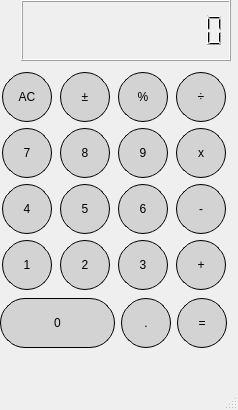
<?xml version="1.0" encoding="UTF-8"?>
<ui version="4.0">
 <class>MainWindow</class>
 <widget class="QMainWindow" name="MainWindow">
  <property name="enabled">
   <bool>true</bool>
  </property>
  <property name="geometry">
   <rect>
    <x>0</x>
    <y>0</y>
    <width>238</width>
    <height>410</height>
   </rect>
  </property>
  <property name="minimumSize">
   <size>
    <width>230</width>
    <height>410</height>
   </size>
  </property>
  <property name="maximumSize">
   <size>
    <width>500</width>
    <height>410</height>
   </size>
  </property>
  <property name="windowTitle">
   <string>Calculator</string>
  </property>
  <property name="layoutDirection">
   <enum>Qt::LeftToRight</enum>
  </property>
  <widget class="QWidget" name="centralwidget">
   <widget class="QWidget" name="verticalLayoutWidget_5">
    <property name="geometry">
     <rect>
      <x>0</x>
      <y>70</y>
      <width>231</width>
      <height>282</height>
     </rect>
    </property>
    <layout class="QVBoxLayout" name="verticalLayout_5">
     <item>
      <layout class="QGridLayout" name="gridLayout_2">
       <item row="0" column="4">
        <layout class="QVBoxLayout" name="verticalLayout">
         <item>
          <widget class="QPushButton" name="btn_divide">
           <property name="minimumSize">
            <size>
             <width>50</width>
             <height>50</height>
            </size>
           </property>
           <property name="maximumSize">
            <size>
             <width>50</width>
             <height>50</height>
            </size>
           </property>
           <property name="styleSheet">
            <string notr="true">border-radius: 25px;
border: 1px solid black;
background-color: lightgray;</string>
           </property>
           <property name="text">
            <string>÷</string>
           </property>
           <property name="default">
            <bool>false</bool>
           </property>
           <property name="flat">
            <bool>false</bool>
           </property>
          </widget>
         </item>
         <item>
          <widget class="QPushButton" name="btn_multiply">
           <property name="minimumSize">
            <size>
             <width>50</width>
             <height>50</height>
            </size>
           </property>
           <property name="maximumSize">
            <size>
             <width>50</width>
             <height>50</height>
            </size>
           </property>
           <property name="styleSheet">
            <string notr="true">border-radius: 25px;
border: 1px solid black;
background-color: lightgray;</string>
           </property>
           <property name="text">
            <string>x</string>
           </property>
           <property name="default">
            <bool>false</bool>
           </property>
           <property name="flat">
            <bool>false</bool>
           </property>
          </widget>
         </item>
         <item>
          <widget class="QPushButton" name="btn_minus">
           <property name="minimumSize">
            <size>
             <width>50</width>
             <height>50</height>
            </size>
           </property>
           <property name="maximumSize">
            <size>
             <width>50</width>
             <height>50</height>
            </size>
           </property>
           <property name="styleSheet">
            <string notr="true">border-radius: 25px;
border: 1px solid black;
background-color: lightgray;</string>
           </property>
           <property name="text">
            <string>-</string>
           </property>
           <property name="default">
            <bool>false</bool>
           </property>
           <property name="flat">
            <bool>false</bool>
           </property>
          </widget>
         </item>
         <item>
          <widget class="QPushButton" name="btn_plus">
           <property name="minimumSize">
            <size>
             <width>50</width>
             <height>50</height>
            </size>
           </property>
           <property name="maximumSize">
            <size>
             <width>50</width>
             <height>50</height>
            </size>
           </property>
           <property name="styleSheet">
            <string notr="true">border-radius: 25px;
border: 1px solid black;
background-color: lightgray;</string>
           </property>
           <property name="text">
            <string>+</string>
           </property>
           <property name="default">
            <bool>false</bool>
           </property>
           <property name="flat">
            <bool>false</bool>
           </property>
          </widget>
         </item>
        </layout>
       </item>
       <item row="0" column="3">
        <layout class="QVBoxLayout" name="verticalLayout_2">
         <item>
          <widget class="QPushButton" name="btn_mod">
           <property name="minimumSize">
            <size>
             <width>50</width>
             <height>50</height>
            </size>
           </property>
           <property name="maximumSize">
            <size>
             <width>50</width>
             <height>50</height>
            </size>
           </property>
           <property name="styleSheet">
            <string notr="true">border-radius: 25px;
border: 1px solid black;
background-color: lightgray;</string>
           </property>
           <property name="text">
            <string>%</string>
           </property>
           <property name="default">
            <bool>false</bool>
           </property>
           <property name="flat">
            <bool>false</bool>
           </property>
          </widget>
         </item>
         <item>
          <widget class="QPushButton" name="btn_9">
           <property name="minimumSize">
            <size>
             <width>50</width>
             <height>50</height>
            </size>
           </property>
           <property name="maximumSize">
            <size>
             <width>50</width>
             <height>50</height>
            </size>
           </property>
           <property name="styleSheet">
            <string notr="true">border-radius: 25px;
border: 1px solid black;
background-color: lightgray;</string>
           </property>
           <property name="text">
            <string>9</string>
           </property>
           <property name="default">
            <bool>false</bool>
           </property>
           <property name="flat">
            <bool>false</bool>
           </property>
          </widget>
         </item>
         <item>
          <widget class="QPushButton" name="btn_6">
           <property name="minimumSize">
            <size>
             <width>50</width>
             <height>50</height>
            </size>
           </property>
           <property name="maximumSize">
            <size>
             <width>50</width>
             <height>50</height>
            </size>
           </property>
           <property name="styleSheet">
            <string notr="true">border-radius: 25px;
border: 1px solid black;
background-color: lightgray;</string>
           </property>
           <property name="text">
            <string>6</string>
           </property>
           <property name="default">
            <bool>false</bool>
           </property>
           <property name="flat">
            <bool>false</bool>
           </property>
          </widget>
         </item>
         <item>
          <widget class="QPushButton" name="btn_3">
           <property name="minimumSize">
            <size>
             <width>50</width>
             <height>50</height>
            </size>
           </property>
           <property name="maximumSize">
            <size>
             <width>50</width>
             <height>50</height>
            </size>
           </property>
           <property name="styleSheet">
            <string notr="true">border-radius: 25px;
border: 1px solid black;
background-color: lightgray;</string>
           </property>
           <property name="text">
            <string>3</string>
           </property>
           <property name="default">
            <bool>false</bool>
           </property>
           <property name="flat">
            <bool>false</bool>
           </property>
          </widget>
         </item>
        </layout>
       </item>
       <item row="0" column="2">
        <layout class="QVBoxLayout" name="verticalLayout_4">
         <item>
          <widget class="QPushButton" name="btn_pos_neg">
           <property name="minimumSize">
            <size>
             <width>50</width>
             <height>50</height>
            </size>
           </property>
           <property name="maximumSize">
            <size>
             <width>50</width>
             <height>50</height>
            </size>
           </property>
           <property name="styleSheet">
            <string notr="true">border-radius: 25px;
border: 1px solid black;
background-color: lightgray;</string>
           </property>
           <property name="text">
            <string>±</string>
           </property>
           <property name="default">
            <bool>false</bool>
           </property>
           <property name="flat">
            <bool>false</bool>
           </property>
          </widget>
         </item>
         <item>
          <widget class="QPushButton" name="btn_8">
           <property name="minimumSize">
            <size>
             <width>50</width>
             <height>50</height>
            </size>
           </property>
           <property name="maximumSize">
            <size>
             <width>50</width>
             <height>50</height>
            </size>
           </property>
           <property name="styleSheet">
            <string notr="true">border-radius: 25px;
border: 1px solid black;
background-color: lightgray;</string>
           </property>
           <property name="text">
            <string>8</string>
           </property>
           <property name="default">
            <bool>false</bool>
           </property>
           <property name="flat">
            <bool>false</bool>
           </property>
          </widget>
         </item>
         <item>
          <widget class="QPushButton" name="btn_5">
           <property name="minimumSize">
            <size>
             <width>50</width>
             <height>50</height>
            </size>
           </property>
           <property name="maximumSize">
            <size>
             <width>50</width>
             <height>50</height>
            </size>
           </property>
           <property name="styleSheet">
            <string notr="true">border-radius: 25px;
border: 1px solid black;
background-color: lightgray;</string>
           </property>
           <property name="text">
            <string>5</string>
           </property>
           <property name="default">
            <bool>false</bool>
           </property>
           <property name="flat">
            <bool>false</bool>
           </property>
          </widget>
         </item>
         <item>
          <widget class="QPushButton" name="btn_2">
           <property name="minimumSize">
            <size>
             <width>50</width>
             <height>50</height>
            </size>
           </property>
           <property name="maximumSize">
            <size>
             <width>50</width>
             <height>50</height>
            </size>
           </property>
           <property name="styleSheet">
            <string notr="true">border-radius: 25px;
border: 1px solid black;
background-color: lightgray;</string>
           </property>
           <property name="text">
            <string>2</string>
           </property>
           <property name="default">
            <bool>false</bool>
           </property>
           <property name="flat">
            <bool>false</bool>
           </property>
          </widget>
         </item>
        </layout>
       </item>
       <item row="0" column="1">
        <layout class="QVBoxLayout" name="verticalLayout_3">
         <item>
          <widget class="QPushButton" name="btn_all_clear">
           <property name="minimumSize">
            <size>
             <width>50</width>
             <height>50</height>
            </size>
           </property>
           <property name="maximumSize">
            <size>
             <width>50</width>
             <height>50</height>
            </size>
           </property>
           <property name="styleSheet">
            <string notr="true">border-radius: 25px;
border: 1px solid black;
background-color: lightgray;</string>
           </property>
           <property name="text">
            <string>AC</string>
           </property>
           <property name="default">
            <bool>false</bool>
           </property>
           <property name="flat">
            <bool>false</bool>
           </property>
          </widget>
         </item>
         <item>
          <widget class="QPushButton" name="btn_7">
           <property name="minimumSize">
            <size>
             <width>50</width>
             <height>50</height>
            </size>
           </property>
           <property name="maximumSize">
            <size>
             <width>50</width>
             <height>50</height>
            </size>
           </property>
           <property name="styleSheet">
            <string notr="true">border-radius: 25px;
border: 1px solid black;
background-color: lightgray;</string>
           </property>
           <property name="text">
            <string>7</string>
           </property>
           <property name="default">
            <bool>false</bool>
           </property>
           <property name="flat">
            <bool>false</bool>
           </property>
          </widget>
         </item>
         <item>
          <widget class="QPushButton" name="btn_4">
           <property name="minimumSize">
            <size>
             <width>50</width>
             <height>50</height>
            </size>
           </property>
           <property name="maximumSize">
            <size>
             <width>50</width>
             <height>50</height>
            </size>
           </property>
           <property name="styleSheet">
            <string notr="true">border-radius: 25px;
border: 1px solid black;
background-color: lightgray;</string>
           </property>
           <property name="text">
            <string>4</string>
           </property>
           <property name="default">
            <bool>false</bool>
           </property>
           <property name="flat">
            <bool>false</bool>
           </property>
          </widget>
         </item>
         <item>
          <widget class="QPushButton" name="btn_1">
           <property name="minimumSize">
            <size>
             <width>50</width>
             <height>50</height>
            </size>
           </property>
           <property name="maximumSize">
            <size>
             <width>50</width>
             <height>50</height>
            </size>
           </property>
           <property name="styleSheet">
            <string notr="true">border-radius: 25px;
border: 1px solid black;
background-color: lightgray;</string>
           </property>
           <property name="text">
            <string>1</string>
           </property>
           <property name="default">
            <bool>false</bool>
           </property>
           <property name="flat">
            <bool>false</bool>
           </property>
          </widget>
         </item>
        </layout>
       </item>
      </layout>
     </item>
     <item>
      <layout class="QHBoxLayout" name="horizontalLayout_2">
       <property name="spacing">
        <number>6</number>
       </property>
       <property name="topMargin">
        <number>0</number>
       </property>
       <property name="rightMargin">
        <number>4</number>
       </property>
       <item>
        <widget class="QPushButton" name="btn_0">
         <property name="minimumSize">
          <size>
           <width>50</width>
           <height>50</height>
          </size>
         </property>
         <property name="maximumSize">
          <size>
           <width>200</width>
           <height>50</height>
          </size>
         </property>
         <property name="styleSheet">
          <string notr="true">border-radius: 25px;
border: 1px solid black;
background-color: lightgray;</string>
         </property>
         <property name="text">
          <string>0</string>
         </property>
         <property name="default">
          <bool>false</bool>
         </property>
         <property name="flat">
          <bool>false</bool>
         </property>
        </widget>
       </item>
       <item>
        <widget class="QPushButton" name="btn_dot">
         <property name="sizePolicy">
          <sizepolicy hsizetype="Minimum" vsizetype="Minimum">
           <horstretch>0</horstretch>
           <verstretch>0</verstretch>
          </sizepolicy>
         </property>
         <property name="minimumSize">
          <size>
           <width>50</width>
           <height>50</height>
          </size>
         </property>
         <property name="maximumSize">
          <size>
           <width>50</width>
           <height>50</height>
          </size>
         </property>
         <property name="styleSheet">
          <string notr="true">border-radius: 25px;
border: 1px solid black;
background-color: lightgray;</string>
         </property>
         <property name="text">
          <string>.</string>
         </property>
         <property name="default">
          <bool>false</bool>
         </property>
         <property name="flat">
          <bool>false</bool>
         </property>
        </widget>
       </item>
       <item>
        <widget class="QPushButton" name="btn_calc">
         <property name="sizePolicy">
          <sizepolicy hsizetype="Minimum" vsizetype="Fixed">
           <horstretch>0</horstretch>
           <verstretch>0</verstretch>
          </sizepolicy>
         </property>
         <property name="minimumSize">
          <size>
           <width>50</width>
           <height>50</height>
          </size>
         </property>
         <property name="maximumSize">
          <size>
           <width>50</width>
           <height>50</height>
          </size>
         </property>
         <property name="styleSheet">
          <string notr="true">border-radius: 25px;
border: 1px solid black;
background-color: lightgray;</string>
         </property>
         <property name="text">
          <string>=</string>
         </property>
         <property name="default">
          <bool>false</bool>
         </property>
         <property name="flat">
          <bool>false</bool>
         </property>
        </widget>
       </item>
      </layout>
     </item>
    </layout>
   </widget>
   <widget class="QWidget" name="horizontalLayoutWidget_2">
    <property name="geometry">
     <rect>
      <x>0</x>
      <y>0</y>
      <width>231</width>
      <height>61</height>
     </rect>
    </property>
    <layout class="QHBoxLayout" name="horizontalLayout_3">
     <item>
      <widget class="QLabel" name="label_pos_neg">
       <property name="maximumSize">
        <size>
         <width>15</width>
         <height>16777215</height>
        </size>
       </property>
       <property name="font">
        <font>
         <family>Arial Black</family>
         <pointsize>16</pointsize>
         <weight>75</weight>
         <bold>true</bold>
        </font>
       </property>
       <property name="text">
        <string/>
       </property>
       <property name="textFormat">
        <enum>Qt::PlainText</enum>
       </property>
      </widget>
     </item>
     <item>
      <widget class="QLCDNumber" name="lcdNumber">
       <property name="maximumSize">
        <size>
         <width>16777215</width>
         <height>16777215</height>
        </size>
       </property>
       <property name="font">
        <font>
         <family>Arial Black</family>
         <pointsize>11</pointsize>
         <weight>75</weight>
         <bold>true</bold>
        </font>
       </property>
       <property name="frameShape">
        <enum>QFrame::Box</enum>
       </property>
       <property name="smallDecimalPoint">
        <bool>false</bool>
       </property>
       <property name="digitCount">
        <number>12</number>
       </property>
       <property name="segmentStyle">
        <enum>QLCDNumber::Filled</enum>
       </property>
      </widget>
     </item>
    </layout>
   </widget>
  </widget>
  <widget class="QStatusBar" name="statusbar"/>
 </widget>
 <resources/>
 <connections/>
</ui>
